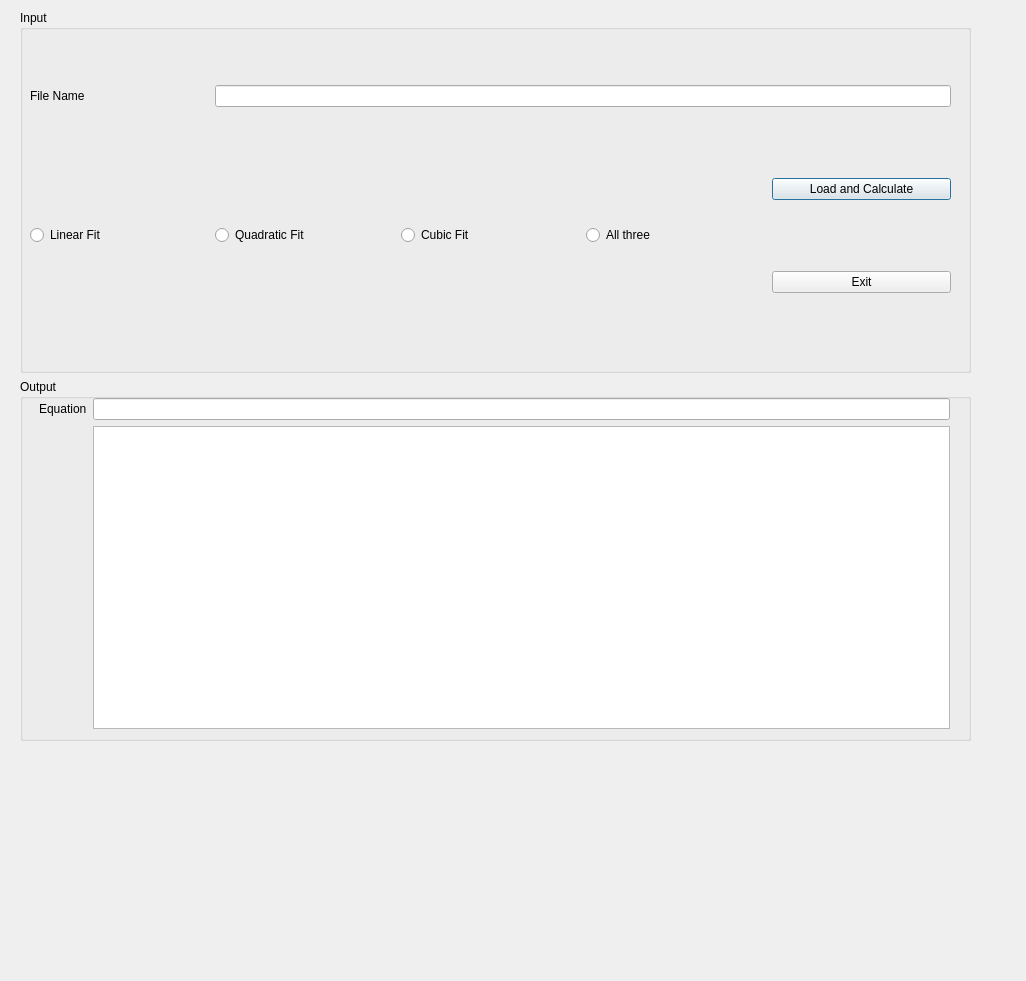
<?xml version="1.0" encoding="UTF-8"?>
<ui version="4.0">
 <class>Dialog</class>
 <widget class="QDialog" name="Dialog">
  <property name="geometry">
   <rect>
    <x>0</x>
    <y>0</y>
    <width>1026</width>
    <height>981</height>
   </rect>
  </property>
  <property name="sizePolicy">
   <sizepolicy hsizetype="Fixed" vsizetype="Fixed">
    <horstretch>0</horstretch>
    <verstretch>0</verstretch>
   </sizepolicy>
  </property>
  <property name="windowTitle">
   <string>Least Square Curve Fitting</string>
  </property>
  <widget class="QWidget" name="gridLayoutWidget">
   <property name="geometry">
    <rect>
     <x>20</x>
     <y>10</y>
     <width>951</width>
     <height>731</height>
    </rect>
   </property>
   <layout class="QGridLayout" name="gridLayout">
    <item row="1" column="0">
     <widget class="QGroupBox" name="groupBox">
      <property name="title">
       <string>Output</string>
      </property>
      <widget class="QWidget" name="gridLayoutWidget_3">
       <property name="geometry">
        <rect>
         <x>19</x>
         <y>19</y>
         <width>911</width>
         <height>331</height>
        </rect>
       </property>
       <layout class="QGridLayout" name="gridLayout_3">
        <item row="0" column="1">
         <widget class="QLineEdit" name="EQ_out"/>
        </item>
        <item row="0" column="0">
         <widget class="QLabel" name="label_2">
          <property name="text">
           <string>Equation</string>
          </property>
         </widget>
        </item>
        <item row="1" column="1">
         <widget class="QGraphicsView" name="graphicsView">
          <property name="sizePolicy">
           <sizepolicy hsizetype="Minimum" vsizetype="Minimum">
            <horstretch>0</horstretch>
            <verstretch>0</verstretch>
           </sizepolicy>
          </property>
         </widget>
        </item>
       </layout>
      </widget>
     </widget>
    </item>
    <item row="0" column="0">
     <widget class="QGroupBox" name="groupBox_2">
      <property name="title">
       <string>Input</string>
      </property>
      <widget class="QWidget" name="gridLayoutWidget_2">
       <property name="geometry">
        <rect>
         <x>10</x>
         <y>10</y>
         <width>921</width>
         <height>341</height>
        </rect>
       </property>
       <layout class="QGridLayout" name="gridLayout_2">
        <item row="0" column="0">
         <widget class="QLabel" name="label">
          <property name="text">
           <string>File Name</string>
          </property>
         </widget>
        </item>
        <item row="0" column="1" colspan="4">
         <widget class="QLineEdit" name="file_line"/>
        </item>
        <item row="2" column="4">
         <widget class="QPushButton" name="calc_but">
          <property name="text">
           <string>Load and Calculate</string>
          </property>
         </widget>
        </item>
        <item row="3" column="4">
         <widget class="QPushButton" name="Exit_but">
          <property name="text">
           <string>Exit</string>
          </property>
         </widget>
        </item>
        <item row="2" column="3" rowspan="2">
         <widget class="QRadioButton" name="all_but">
          <property name="text">
           <string>All three</string>
          </property>
         </widget>
        </item>
        <item row="2" column="2" rowspan="2">
         <widget class="QRadioButton" name="cub_but">
          <property name="text">
           <string>Cubic Fit</string>
          </property>
         </widget>
        </item>
        <item row="2" column="1" rowspan="2">
         <widget class="QRadioButton" name="quad_but">
          <property name="text">
           <string>Quadratic Fit</string>
          </property>
         </widget>
        </item>
        <item row="2" column="0" rowspan="2">
         <widget class="QRadioButton" name="lin_but">
          <property name="text">
           <string>Linear Fit</string>
          </property>
         </widget>
        </item>
       </layout>
      </widget>
     </widget>
    </item>
   </layout>
  </widget>
 </widget>
 <resources/>
 <connections/>
</ui>
